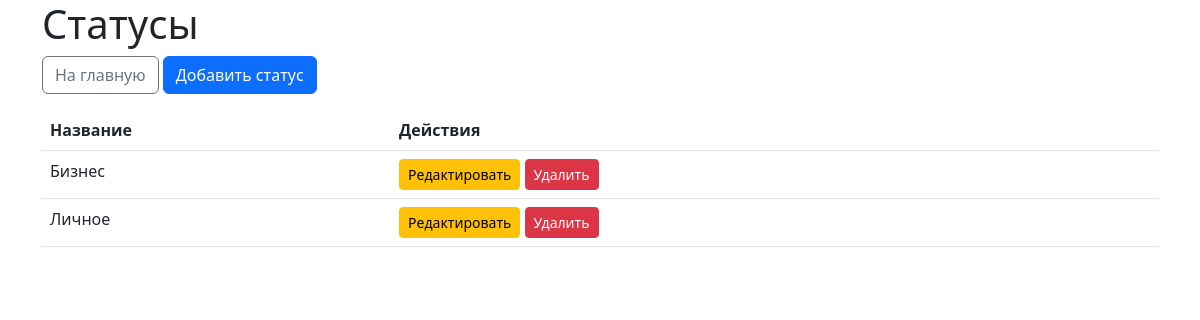
The app's page /statuses/, older data.
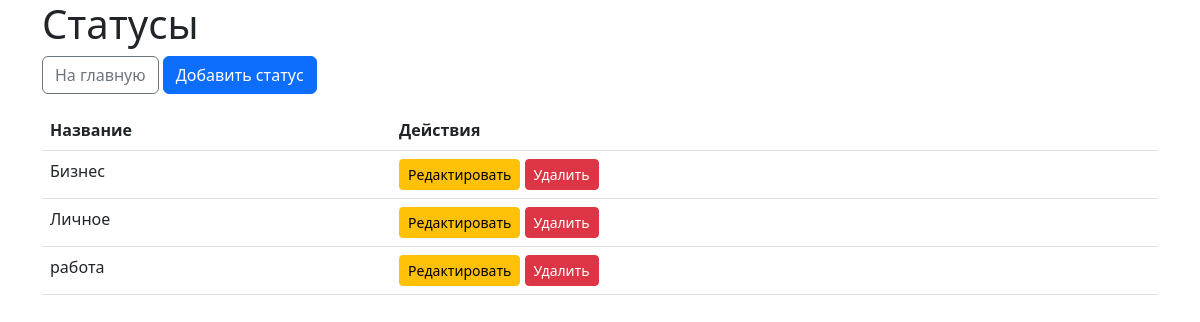
The same page, newer data.
### dds/models.py (models this page shows, shortened)
class Status(models.Model):
    name = models.CharField(max_length=50, unique=True)
    class Meta:
        verbose_name = 'Статус'
        verbose_name_plural = 'Статусы'

### dds/views.py (the view)
# urls.py: path('statuses/', views.status_list, name='status_list'),
def status_list(request):
    statuses = Status.objects.all()
    return render(request, 'dds/status_list.html', {'statuses': statuses})

### templates/dds/status_list.html (shortened to what this page needs)
<!DOCTYPE html>
<html lang="ru">
<head>
    <link href="https://cdn.jsdelivr.net/npm/bootstrap@5.3.0/dist/css/bootstrap.min.css" rel="stylesheet">
</head>
<body>
    <div class="container">
        <h1>Статусы</h1>
        <a href="{% url 'cashflow_list' %}" class="btn btn-outline-secondary mb-3">На главную</a>
        <a href="{% url 'status_create' %}" class="btn btn-primary mb-3">Добавить статус</a>
        <table class="table">
            <thead>
                <tr>
                    <th>Название</th>
                    <th>Действия</th>
                </tr>
            </thead>
            <tbody>
                {% for status in statuses %}
                    <tr>
                        <td>{{ status.name }}</td>
                        <td>
                            <a href="{% url 'status_edit' status.pk %}" class="btn btn-sm btn-warning">Редактировать</a>
                            <a href="{% url 'status_delete' status.pk %}" class="btn btn-sm btn-danger">Удалить</a>
                        </td>
                    </tr>
                {% empty %}
                    <tr><td colspan="2">Статусы отсутствуют</td></tr>
                {% endfor %}
            </tbody>
        </table>
    </div>
</body>
</html>

Row changes from the older to the newer data that the page shows:
added Status: name "работа"
